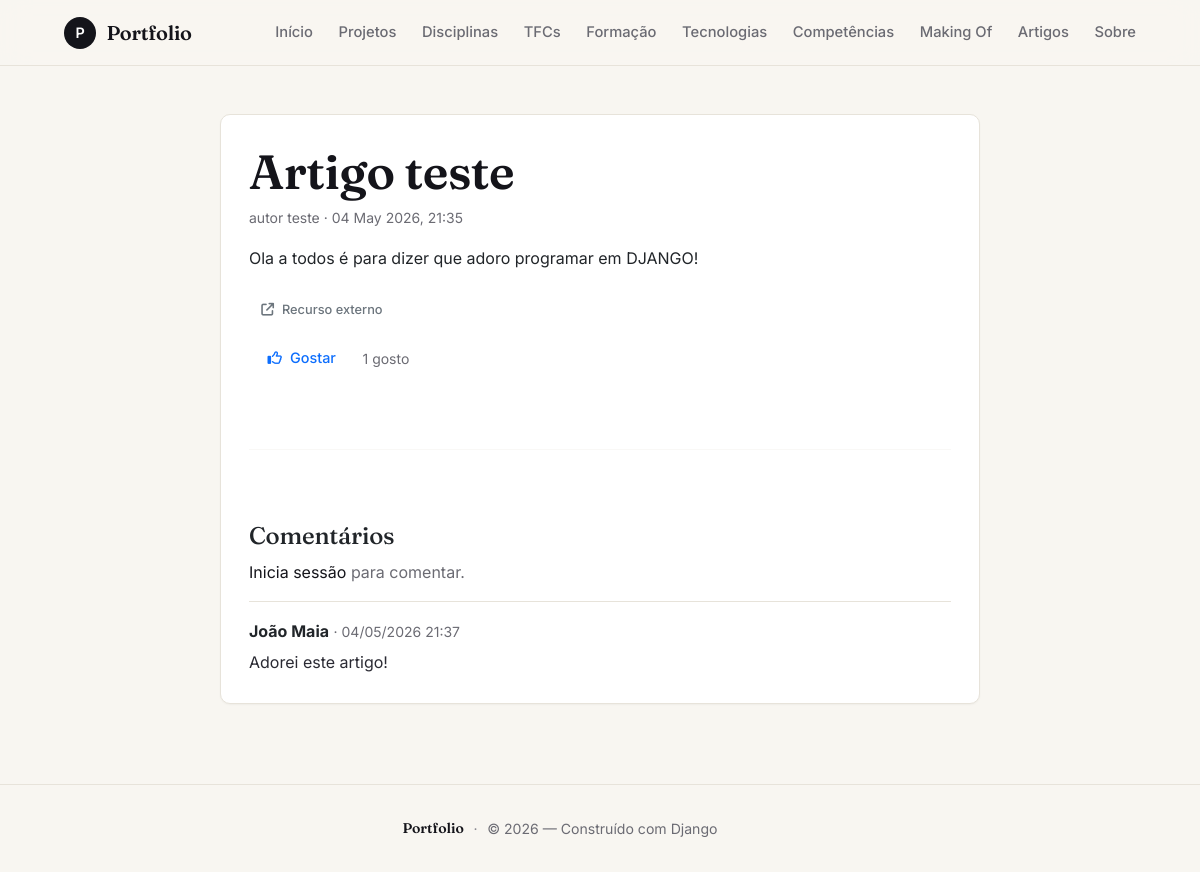
The app's page /artigos/1/ with its own data.
### artigos/models.py (models this page shows, shortened)
class Artigo(models.Model):
    titulo = models.CharField(max_length=200)
    texto = models.TextField()
    fotografia = models.ImageField(upload_to="artigos/", blank=True, null=True)
    link_externo = models.URLField(blank=True, null=True)
    data_criacao = models.DateTimeField(auto_now_add=True)
    autor = models.ForeignKey(
        settings.AUTH_USER_MODEL,
        on_delete=models.CASCADE,
        related_name="artigos",
    )
    class Meta:
        ordering = ["-data_criacao"]
        verbose_name = "Artigo"
        verbose_name_plural = "Artigos"
    def total_likes(self):
        return self.gostos.count()

class Comentario(models.Model):
    artigo = models.ForeignKey(
        Artigo, on_delete=models.CASCADE, related_name="comentarios"
    )
    autor = models.ForeignKey(
        settings.AUTH_USER_MODEL, on_delete=models.CASCADE, related_name="comentarios_artigos"
    )
    texto = models.TextField()
    data_criacao = models.DateTimeField(auto_now_add=True)
    class Meta:
        ordering = ["data_criacao"]

### artigos/views.py (the view)
# urls.py: path("<int:artigo_id>/", views.detalhe, name="detalhe"),
def detalhe(request, artigo_id):
    artigo = get_object_or_404(
        Artigo.objects.select_related("autor").prefetch_related(
            "comentarios__autor"
        ),
        pk=artigo_id,
    )
    form = ComentarioForm()
    return render(
        request,
        "artigos/detalhe.html",
        {
            "artigo": artigo,
            "comentario_form": form,
            "titulo_pagina": artigo.titulo,
            "gostou": utilizador_gostou(artigo, request),
            "e_autor": pertence_ao_grupo_autores(request.user),
            "pode_editar": pertence_ao_grupo_autores(request.user)
            and artigo.autor_id == request.user.id,
        },
    )

### artigos/views.py (called while the page is built)
def pertence_ao_grupo_autores(user):
    return user.is_authenticated and user.groups.filter(name="autores").exists()

def utilizador_gostou(artigo, request):
    if request.user.is_authenticated:
        return GostoArtigo.objects.filter(
            artigo=artigo, user=request.user
        ).exists()
    key = request.session.session_key
    if not key:
        return False
    return GostoArtigo.objects.filter(
        artigo=artigo, user__isnull=True, session_key=key
    ).exists()

### artigos/templates/artigos/detalhe.html (shortened to what this page needs)
{% extends 'portfolio/base.html' %}
{% load static %}
{% block content %}
<article class="card" style="max-width: 760px; margin: 0 auto; padding: 1.75rem;">
    <header class="mb-3">
        <h1 style="margin-bottom: 0.35rem;">{{ artigo.titulo }}</h1>
        <p class="text-muted small mb-0">
            {{ artigo.autor.get_full_name|default:artigo.autor.username }}
            · {{ artigo.data_criacao|date:"d F Y, H:i" }}
        </p>
    </header>
    <div class="artigo-corpo mb-4" style="white-space: pre-wrap;">{{ artigo.texto }}</div>
    {% if artigo.link_externo %}
    <p>
        <a href="{{ artigo.link_externo }}" class="btn btn-outline-secondary btn-sm" target="_blank" rel="noopener noreferrer">
            <i class="fa-solid fa-arrow-up-right-from-square"></i> Recurso externo
        </a>
    </p>
    {% endif %}
    <form action="{% url 'artigos:like' artigo.pk %}" method="post" class="d-inline-flex align-items-center gap-2 mb-4">
        <button type="submit" class="btn btn-sm {% if gostou %}btn-primary{% else %}btn-outline-primary{% endif %}">
            <i class="fa-regular fa-thumbs-up"></i>
            {% if gostou %}Gostaste{% else %}Gostar{% endif %}
        </button>
        <span class="text-muted small">{{ artigo.total_likes }} gosto{{ artigo.total_likes|pluralize:"s" }}</span>
    </form>
    <hr>
    <section class="comentarios-secao mt-4">
        <h2 class="h4">Comentários</h2>
        {% if user.is_authenticated %}
        <form method="post" action="{% url 'artigos:comentar' artigo.pk %}" class="mb-4">
            {% csrf_token %}
            <label for="id_texto" class="form-label small text-muted">O teu comentário</label>
            {{ comentario_form.texto }}
            {% if comentario_form.texto.errors %}
            <div class="text-danger small">{{ comentario_form.texto.errors }}</div>
            {% endif %}
            <button type="submit" class="btn btn-primary btn-sm mt-2">Publicar</button>
        </form>
        {% else %}
        <p class="text-muted"><a href="{% url 'accounts:login' %}?next={{ request.path }}">Inicia sessão</a> para comentar.</p>
        {% endif %}
        <ul class="list-unstyled m-0 p-0">
            {% for comentario in artigo.comentarios.all %}
            <li class="border-top pt-3 mt-3" style="border-color: var(--hairline) !important;">
                <strong>{{ comentario.autor.get_full_name|default:comentario.autor.username }}</strong>
                <span class="text-muted small">· {{ comentario.data_criacao|date:"d/m/Y H:i" }}</span>
                <p class="mb-0 mt-1" style="white-space: pre-wrap;">{{ comentario.texto }}</p>
            </li>
            {% empty %}
            <li class="text-muted mt-2">Ainda não há comentários.</li>
            {% endfor %}
        </ul>
    </section>
</article>
{% endblock %}

### portfolio/static/portfolio/styles.css (style rules this page uses)
:root { --bg: #f8f6f1; --bg-elev: #ffffff; --ink: #14141a; --ink-soft: #2a2a33; --muted: #6b6b73; --muted-2: #8a8a92; --hairline: #e7e3da; --hairline-2: #efece5; --accent: #b45309; --accent-soft: #f3e9d6; --danger: #b91c1c; --success: #15803d; --shadow-sm: 0 1px 2px rgba(20, 20, 26, 0.04); --shadow-md: 0 6px 24px -12px rgba(20, 20, 26, 0.18); --shadow-lg: 0 24px 60px -28px rgba(20, 20, 26, 0.25); --radius-sm: 6px; --radius: 10px; --radius-lg: 16px; --container: 1120px; --serif: 'Fraunces', 'Playfair Display', Georgia, 'Times New Roman', serif; --sans: 'Inter', -apple-system, BlinkMacSystemFont, "Segoe UI", Roboto, sans-serif; }
*, *::before, *::after { box-sizing: border-box; }
html { scroll-behavior: smooth; }
body { margin: 0; font-family: var(--sans); background: var(--bg); color: var(--ink); line-height: 1.65; font-size: 16px; -webkit-font-smoothing: antialiased; -moz-osx-font-smoothing: grayscale; text-rendering: optimizeLegibility; }
a { color: var(--ink); text-decoration: none; transition: color .2s ease, opacity .2s ease; }
h1, h2, h3, h4 { font-family: var(--serif); font-weight: 500; color: var(--ink); letter-spacing: -0.01em; line-height: 1.2; margin: 0 0 .6em; }
h1 { font-size: clamp(2rem, 4.2vw, 3rem); font-weight: 600; }
h2 { font-size: clamp(1.6rem, 3vw, 2.1rem); }
p { margin: 0 0 1em; color: var(--ink-soft); }
small, .text-muted { color: var(--muted) !important; }
hr { border: 0; border-top: 1px solid var(--hairline); margin: 3rem 0; }
main h2 { border: 0; padding: 0; }
.card { background: var(--bg-elev); border: 1px solid var(--hairline); border-radius: var(--radius); padding: 1.5rem; margin-bottom: 1.25rem; box-shadow: var(--shadow-sm); transition: transform .25s ease, box-shadow .25s ease, border-color .25s ease; position: relative; }
.btn, button[type="submit"], input[type="submit"] { display: inline-flex; align-items: center; justify-content: center; gap: .5rem; font-family: var(--sans); font-size: .9rem; font-weight: 500; line-height: 1; padding: .65rem 1.1rem; border-radius: var(--radius-sm); border: 1px solid transparent; cursor: pointer; transition: background .2s ease, color .2s ease, border-color .2s ease, transform .15s ease; text-decoration: none; }
.btn-sm { padding: .4rem .7rem; font-size: .8rem; }

### records on screen
Artigo: titulo "Artigo teste", autor.get_full_name "autor teste", data_criacao "04 May 2026, 21:35", texto "Ola a todos é para dizer que adoro programar em DJANGO!", total_likes "1"
Comentario: autor.get_full_name "João Maia", data_criacao "04/05/2026 21:37", texto "Adorei este artigo!"
